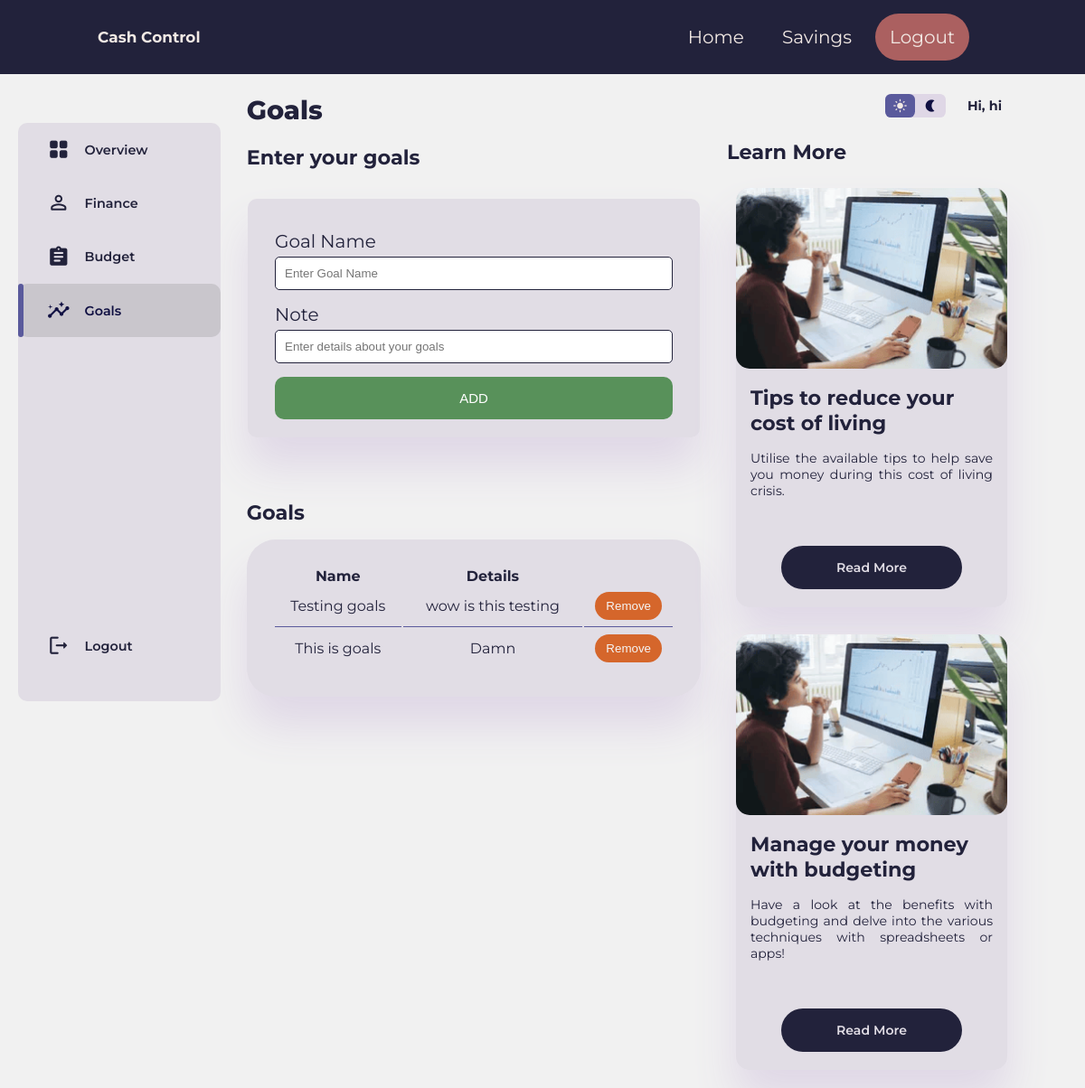
The page /goals.php (signed in) on the database its author committed.
### tables this page shows
CREATE TABLE `goals` (
  `goal_ID` int(11) NOT NULL,
  `userID` int(11) NOT NULL,
  `goalName` varchar(256) NOT NULL,
  `note` text NOT NULL
);

CREATE TABLE `user` (
  `id` int(11) NOT NULL,
  `email` varchar(25) NOT NULL,
  `password` varchar(256) NOT NULL,
  `first_name` varchar(50) NOT NULL,
  `last_name` varchar(50) NOT NULL
);

CREATE TABLE `resources` (
  `webID` int(11) NOT NULL,
  `title` text NOT NULL,
  `text` text NOT NULL,
  `link` text NOT NULL,
  `image` varchar(100) NOT NULL
);

### goals.php (the view, shortened to what this page needs)
<!DOCTYPE html>
<html lang="en">
    <head>
        <link rel="stylesheet" href="css/goals.css">
    </head>
    <body>
        <?php
            include_once("connectdb.php");
            try {
                $fname = $db->prepare("SELECT first_name FROM user WHERE email = ?");
                $fname->execute(array($_SESSION['username']));
                $fname = $fname->fetch();
            } catch (PDOException $ex) {
                echo $ex;
            }
        ?>
        <header id="top">
            <div class="logo">
                <p>Cash Control</p>
            </div>
            <div class="navbar">
                <ul>
                    <li><a href="index.php">Home</a></li>
                    <li><a href="savings.php">Savings</a></li>
                    <li id="logout"><a href="logout.php">Logout</a></li>
                </ul>
            </div>
        </header>
        <div class="container">
            <aside>
                <div class="sidebar">
                    <a href="accounts.php">
                        <span class="material-icons-round">grid_view</span>
                        <h3>Overview</h3>
                    </a>
                    <a href="finance.php">
                        <span class="material-icons-round">person_outline</span>
                        <h3>Finance</h3>
                    </a>
                    <a href="budget.php">
                        <span class="material-icons-round">assignment</span>
                        <h3>Budget</h3>
                    </a>
                    <a href="goals.php" class="active">
                        <span class="material-icons-round">insights</span>
                        <h3>Goals</h3>
                    </a>
                    <a href="logout.php">
                        <span class="material-icons-round">logout</span>
                        <h3>Logout</h3>
                    </a>
                </div>
            </aside>
            <main>
                <h1>Goals</h1>
                <h2>Enter your goals</h2>
                <div class="center">
                    <div class="track">
                        <form class="form" id="goalForm">
                            <div class="form-element">
                                <label for="itemName">Goal Name</label>
                                <input type="text" id="itemName" placeholder="Enter Goal Name" required name="goal-name">
                            </div>
                            <div class="form-element">
                                <label for="url">Note</label>
                                <input type="text" id="url" placeholder="Enter details about your goals" required name="notes">
                            </div>
                            <button type="submit" name="submit-1">Add</button>
                        </form>
                    </div>
                </div>
                <div class="recent-activity">
                    <h2>Goals</h2>
                    <table>
                        <thead>
                            <tr>
                                <th>Name</th>
                                <th>Details</th>
                            </tr>
                        </thead>
                        <tbody>
                        <?php
                            include_once("connectdb.php");
                            try {
                                $userid = $db->prepare("SELECT id FROM user WHERE email = ?");
                                $userid->execute(array($_SESSION['username']));
                                $user = $userid->fetch();
                                $qry = $db->prepare("SELECT * FROM goals where userID = :userid");
                                $qry->bindParam(':userid', $user['id'], PDO::PARAM_STR);
                                $qry->execute();
                                if ($qry->rowCount() > 0){
                                    while (($row = $qry->fetch(PDO::FETCH_ASSOC))){
                                        $goalID = $row['goal_ID'];
                                        $goal = $row['goalName'];
                                        $note = $row['note'];
                                        ?>
                                        <tr>
                                        <td><?= $goal ?></td>
                                        <td><?= $note ?></td>
                                        <td>
                                            <button class="remove-goal" type="button" data-goal-id="<?=$goalID?>">
                                                Remove
                                            </button>
                                        </td>
                                        </tr>
                                        <?php
                                    }
                                }
                                else {
                                    echo("<h4 class='warning' style='margin-bottom: 5px;'>Currently no goals</h4>");
                                }
                            } catch (PDOException $ex) {
                                echo $ex;
                            }
                        ?>
                        </tbody>
                    </table>
                </div>
            </main>
            <div class="right">
                <div class="top">
                    <div class="colour-toggle">
                        <span class="material-icons-round active">light_mode</span>
                        <span class="material-icons-round">nightlight</span>
                    </div>
                    <div class="profile">
                        <div class="info">
                            <h3>Hi, <?= $fname["first_name"] ?></h3>
                        </div>
                    </div>
                </div>
                <div class="budget-goals">
                    <h2>Learn More</h2>
                    <div class="card-container">
                        <?php
                        try {
                        $qry = $db->prepare("SELECT * FROM resources ORDER bY RAND() LIMIT 2");
                        $qry->execute();
                        if ($qry->rowCount() > 0){
                            foreach ($qry as $row){
                                $image = "images/resources/" . $row["image"];
                                $title =  $row["title"];
                                $text = $row["text"];
                                $link = $row["link"];
                                ?>
                                <div class="card">
                                    <div class="card-img" style="background-image: url(<?= $image ?>);"></div>
                                    <div class="card-content">
                                        <h2> <?= $title ?> </h2>
                                        <p> <?= $text ?> </p>
                                    </div>
                                    <div class="card-link">
                                            <a href="<?= $link ?>">Read More</a>
                                    </div>
                                </div>
                                <?php
                                }
                            }
                        } catch (PDOException $ex) {
                            echo $ex;
                        }
                        ?>
                    </div>
                </div>
            </div>
        </div>
    </body>
</html>

### rows shown on the page
goals: goalName "Testing goals", note "wow is this testing"
goals: goalName "This is goals", note "Damn"
user: first_name "hi"
resources: image (placeholder picture), title "Tips to reduce your cost of living", text "Utilise the available tips to help save you money during this cost of living crisis."
resources: image (placeholder picture), title "Manage your money with budgeting", text "Have a look at the benefits with budgeting and delve into the various techniques with spreadsheets or apps!"
